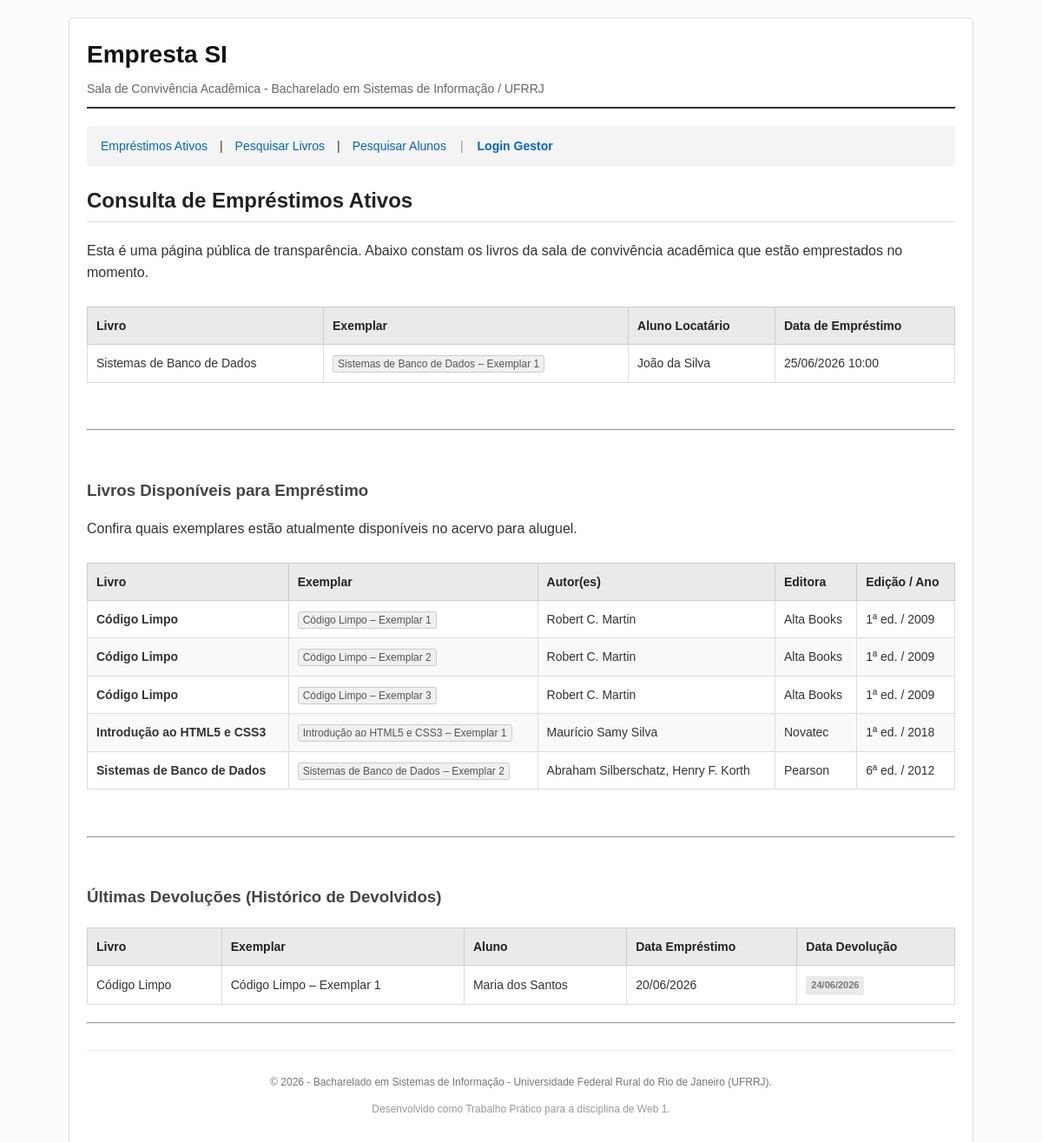
The page /public/index.php on the database its author committed.
### tables this page shows
CREATE TABLE IF NOT EXISTS `Locacao` (
    `id_locacao` INT AUTO_INCREMENT PRIMARY KEY,
    `id_aluno` INT NOT NULL,
    `id_livro` INT NOT NULL,
    `data_emprestimo` DATETIME DEFAULT CURRENT_TIMESTAMP NOT NULL,
    `data_devolucao` DATE DEFAULT NULL,  
    CONSTRAINT `fk_locacao_aluno` FOREIGN KEY (`id_aluno`) REFERENCES `Aluno` (`id`) ON DELETE RESTRICT,
    CONSTRAINT `fk_locacao_livro` FOREIGN KEY (`id_livro`) REFERENCES `Livro` (`id`) ON DELETE RESTRICT
);

CREATE TABLE IF NOT EXISTS `Livro` (
    `id` INT AUTO_INCREMENT PRIMARY KEY,
    `titulo` VARCHAR(255) NOT NULL,
    `autores` TEXT NOT NULL,
    `editora` VARCHAR(100) NOT NULL,
    `edicao` INT NOT NULL,
    `ano_publicacao` YEAR NOT NULL,
    `exemplar` VARCHAR(255) NOT NULL,
    `alugado` TINYINT DEFAULT 0  
);

CREATE TABLE IF NOT EXISTS `Aluno` (
    `id` INT AUTO_INCREMENT PRIMARY KEY,
    `nome` VARCHAR(255) NOT NULL,
    `usuario` VARCHAR(50) UNIQUE NOT NULL,
    `senha` VARCHAR(255) DEFAULT NULL,  
    `matricula` CHAR(11) UNIQUE NOT NULL,
    `usuario_discord` VARCHAR(100) DEFAULT NULL,
    `email` VARCHAR(100) UNIQUE NOT NULL,
    `celular` VARCHAR(20) DEFAULT NULL,
    `gestor` TINYINT DEFAULT 0  
);

### controllers/LocacaoController.php (called while the page is built, shortened)
<?php
class LocacaoController {
    private $locacaoModel;
    private $livroModel;
    public function __construct() {
        $this->locacaoModel = new Locacao();
        $this->livroModel = new Livro();
    }
    public function indexPublico() {
        $ativas = $this->locacaoModel->listarAtivas();
        $historico = $this->locacaoModel->listarHistorico();
        $devolvidos = array_filter($historico, function($loc) {
            return $loc['data_devolucao'] !== null;
        });
        $disponiveis = $this->livroModel->listarDisponiveis();
        require_once __DIR__ . '/../views/locacao/index_publico.php';
    }
}

### public/index.php (called while the page is built)
<?php
require_once __DIR__ . '/../config/config.php';
require_once __DIR__ . '/../config/Database.php';
$controller = new LocacaoController();
$controller->indexPublico();

### config/config.php (called while the page is built, shortened)
<?php
spl_autoload_register(function ($className) {
    $directories = [
        __DIR__ . '/../models/',
        __DIR__ . '/../controllers/',
        __DIR__ . '/'
    ];
    foreach ($directories as $directory) {
        $file = $directory . $className . '.php';
        if (file_exists($file)) {
            return;
        }
    }
});

### config/Database.php (called while the page is built, shortened)
<?php
class Database {
    private static $conexao = null;
    public static function getConnection() {
        if (self::$conexao === null) {
            try {
                $dsn = "mysql:host=" . DB_HOST . ";port=" . DB_PORT . ";dbname=" . DB_NAME . ";charset=" . DB_CHARSET;
                $options = [
                    PDO::ATTR_ERRMODE            => PDO::ERRMODE_EXCEPTION,
                    PDO::ATTR_DEFAULT_FETCH_MODE => PDO::FETCH_ASSOC,
                    PDO::ATTR_EMULATE_PREPARES   => false,
                ];
                self::$conexao = new PDO($dsn, DB_USER, DB_PASS, $options);
            } catch (PDOException $e) {
                die("Falha na conexão com o banco de dados: " . $e->getMessage());
            }
        }
        return self::$conexao;
    }
}

### models/Locacao.php (called while the page is built, shortened)
<?php
class Locacao {
    private $db;
    public function __construct() {
        $this->db = Database::getConnection();
    }
    public function listarAtivas() {
        $sql = "SELECT Loc.*, A.nome as nome_aluno, A.matricula as matricula_aluno, L.exemplar as nome_exemplar, L.titulo as titulo_livro
                FROM Locacao Loc
                JOIN Aluno A ON Loc.id_aluno = A.id
                JOIN Livro L ON Loc.id_livro = L.id
                WHERE Loc.data_devolucao IS NULL
                ORDER BY Loc.data_emprestimo DESC";
        $stmt = $this->db->prepare($sql);
        $stmt->execute();
        return $stmt->fetchAll();
    }
    public function listarHistorico() {
        $sql = "SELECT Loc.*, A.nome as nome_aluno, A.matricula as matricula_aluno, L.exemplar as nome_exemplar, L.titulo as titulo_livro
                FROM Locacao Loc
                JOIN Aluno A ON Loc.id_aluno = A.id
                JOIN Livro L ON Loc.id_livro = L.id
                ORDER BY Loc.data_emprestimo DESC";
        $stmt = $this->db->prepare($sql);
        $stmt->execute();
        return $stmt->fetchAll();
    }
}

### models/Livro.php (called while the page is built, shortened)
<?php
class Livro {
    private $db;
    public function __construct() {
        $this->db = Database::getConnection();
    }
    public function listarDisponiveis() {
        $sql = "SELECT * FROM Livro WHERE alugado = 0 ORDER BY titulo ASC, exemplar ASC";
        $stmt = $this->db->prepare($sql);
        $stmt->execute();
        return $stmt->fetchAll();
    }
}

### views/locacao/index_publico.php (the view, shortened to what this page needs)
<?php
require_once __DIR__ . '/../layout/header.php';
require_once __DIR__ . '/../layout/nav.php';
?>
<div class="content-box">
    <h2>Consulta de Empréstimos Ativos</h2>
    <p>Esta é uma página pública de transparência. Abaixo constam os livros da sala de convivência acadêmica que estão emprestados no momento.</p>
    <div class="table-responsive">
        <table class="basic-table">
            <thead>
                <tr>
                    <th>Livro</th>
                    <th>Exemplar</th>
                    <th>Aluno Locatário</th>
                    <th>Data de Empréstimo</th>
                </tr>
            </thead>
            <tbody>
                <?php if (empty($ativas)): ?>
                    <tr>
                        <td colspan="4" class="text-center">Todos os livros e exemplares do acervo estão disponíveis no momento!</td>
                    </tr>
                <?php else: ?>
                    <?php foreach ($ativas as $ativa): ?>
                        <tr>
                            <td><?php echo htmlspecialchars($ativa['titulo_livro']); ?></td>
                            <td><span class="badge-exemplar"><?php echo htmlspecialchars($ativa['nome_exemplar']); ?></span></td>
                            <td><?php echo htmlspecialchars($ativa['nome_aluno']); ?></td>
                            <td><?php echo date('d/m/Y H:i', strtotime($ativa['data_emprestimo'])); ?></td>
                        </tr>
                    <?php endforeach; ?>
                <?php endif; ?>
            </tbody>
        </table>
    </div>
    <br><hr class="section-separator"><br>
    <h3>Livros Disponíveis para Empréstimo</h3>
    <p class="section-help">Confira quais exemplares estão atualmente disponíveis no acervo para aluguel.</p>
    <div class="table-responsive">
        <table class="basic-table">
            <thead>
                <tr>
                    <th>Livro</th>
                    <th>Exemplar</th>
                    <th>Autor(es)</th>
                    <th>Editora</th>
                    <th>Edição / Ano</th>
                </tr>
            </thead>
            <tbody>
                <?php if (empty($disponiveis)): ?>
                    <tr>
                        <td colspan="5" class="text-center">Infelizmente, todos os exemplares estão emprestados no momento!</td>
                    </tr>
                <?php else: ?>
                    <?php foreach ($disponiveis as $disp): ?>
                        <tr>
                            <td><strong><?php echo htmlspecialchars($disp['titulo']); ?></strong></td>
                            <td><span class="badge-exemplar"><?php echo htmlspecialchars($disp['exemplar']); ?></span></td>
                            <td><?php echo htmlspecialchars($disp['autores']); ?></td>
                            <td><?php echo htmlspecialchars($disp['editora']); ?></td>
                            <td><?php echo htmlspecialchars($disp['edicao']); ?>ª ed. / <?php echo htmlspecialchars($disp['ano_publicacao']); ?></td>
                        </tr>
                    <?php endforeach; ?>
                <?php endif; ?>
            </tbody>
        </table>
    </div>
    <?php if (!empty($devolvidos)): ?>
        <br><hr class="section-separator"><br>
        <h3>Últimas Devoluções (Histórico de Devolvidos)</h3>
        <div class="table-responsive">
            <table class="basic-table table-history-public">
                <thead>
                    <tr>
                        <th>Livro</th>
                        <th>Exemplar</th>
                        <th>Aluno</th>
                        <th>Data Empréstimo</th>
                        <th>Data Devolução</th>
                    </tr>
                </thead>
                <tbody>
                    <?php foreach (array_slice($devolvidos, 0, 5) as $h): ?>
                        <tr>
                            <td><?php echo htmlspecialchars($h['titulo_livro']); ?></td>
                            <td><?php echo htmlspecialchars($h['nome_exemplar']); ?></td>
                            <td><?php echo htmlspecialchars($h['nome_aluno']); ?></td>
                            <td><?php echo date('d/m/Y', strtotime($h['data_emprestimo'])); ?></td>
                            <td><span class="status-tag devolvido"><?php echo date('d/m/Y', strtotime($h['data_devolucao'])); ?></span></td>
                        </tr>
                    <?php endforeach; ?>
                </tbody>
            </table>
        </div>
    <?php endif; ?>
</div>
<?php
require_once __DIR__ . '/../layout/footer.php';
?>

### views/layout/header.php (shortened to what this page needs)
<!DOCTYPE html>
<html lang="pt-BR">
<head>
    <link rel="stylesheet" href="assets/css/style.css">
</head>
<body>
    <div class="wrapper">
        <header class="main-header">
            <h1 class="logo-title">Empresta SI</h1>
            <p class="logo-subtitle">Sala de Convivência Acadêmica - Bacharelado em Sistemas de Informação / UFRRJ</p>
        </header>

### views/layout/nav.php (shortened to what this page needs)
<nav class="main-nav">
    <div class="nav-container">
        <a class="nav-link" href="index.php">Empréstimos Ativos</a> |
        <a class="nav-link" href="livro.php?acao=buscar">Pesquisar Livros</a> |
        <a class="nav-link" href="aluno.php?acao=buscar">Pesquisar Alunos</a>
        <?php
        if (isset($_SESSION['gestor_logged']) && $_SESSION['gestor_logged'] === true):
        ?>
            <span class="nav-divider">||</span>
            <span class="admin-label">Gestão:</span>
            <a class="nav-link admin-link" href="aluno.php?acao=listar">Alunos</a> |
            <a class="nav-link admin-link" href="livro.php?acao=listar">Livros</a> |
            <a class="nav-link admin-link" href="locacao.php?acao=listar">Empréstimos</a> |
            <a class="nav-link admin-link" href="locacao.php?acao=emprestar">Novo Empréstimo</a> |
            <a class="nav-link admin-link" href="locacao.php?acao=devolver">Devoluções</a> |
            <a class="nav-link logout-link" href="login.php?acao=logout">Sair (<strong><?php echo htmlspecialchars($_SESSION['gestor_usuario']); ?></strong>)</a>
        <?php else: ?>
            <span class="nav-divider">|</span>
            <a class="nav-link login-link" href="login.php">Login Gestor</a>
        <?php endif; ?>
    </div>
</nav>
<main class="main-content">

### views/layout/footer.php (shortened to what this page needs)
</main>
        <hr class="footer-separator">
        <footer class="main-footer">
            <p>&copy; <?php echo date('Y'); ?> - Bacharelado em Sistemas de Informação - Universidade Federal Rural do Rio de Janeiro (UFRRJ).</p>
            <p class="footer-note">Desenvolvido como Trabalho Prático para a disciplina de Web 1.</p>
        </footer>
    </div>
</body>
</html>

### public/assets/css/style.css (style rules this page uses)
body { font-family: Arial, Helvetica, sans-serif; line-height: 1.6; color: #333; background-color: #fcfcfc; margin: 0; padding: 0; }
.wrapper { max-width: 1000px; margin: 20px auto; padding: 20px; background-color: #ffffff; border: 1px solid #e0e0e0; border-radius: 4px; box-shadow: 0 1px 3px rgba(0,0,0,0.05); }
.main-header { border-bottom: 2px solid #333; padding-bottom: 10px; margin-bottom: 20px; }
.logo-title { margin: 0; font-size: 28px; color: #111; }
.logo-subtitle { margin: 5px 0 0 0; font-size: 14px; color: #666; }
.main-nav { background-color: #f4f4f4; padding: 10px; border-radius: 4px; margin-bottom: 20px; font-size: 14px; }
.nav-container { display: flex; flex-wrap: wrap; align-items: center; gap: 8px; }
.nav-link { color: #0066cc; text-decoration: none; padding: 2px 6px; }
.nav-divider { color: #999; margin: 0 2px; }
.login-link { font-weight: bold; }
.main-content { min-height: 400px; }
h2 { color: #222; border-bottom: 1px solid #ddd; padding-bottom: 5px; margin-top: 0; }
h3 { color: #444; margin-top: 20px; margin-bottom: 10px; }
.table-responsive { overflow-x: auto; margin-bottom: 20px; }
.basic-table { width: 100%; border-collapse: collapse; margin-top: 10px; font-size: 14px; text-align: left; }
.basic-table th { background-color: #eaeaea; color: #222; padding: 10px; border: 1px solid #cccccc; font-weight: bold; }
.basic-table td { padding: 10px; border: 1px solid #dddddd; }
.basic-table tr:nth-child(even) { background-color: #f9f9f9; }
.badge-exemplar { background-color: #f0f0f0; border: 1px solid #ccc; padding: 2px 5px; border-radius: 3px; font-size: 12px; color: #555; }
.status-tag { display: inline-block; padding: 2px 6px; font-size: 11px; font-weight: bold; border-radius: 3px; text-transform: uppercase; }
.status-tag.devolvido { background-color: #eaeaea; color: #777777; text-transform: none; }
.main-footer { border-top: 1px solid #eee; padding-top: 15px; margin-top: 30px; font-size: 12px; color: #777; text-align: center; }
.footer-note { margin-top: 5px; color: #999; }

### rows shown on the page
locacao: id_livro.titulo "Sistemas de Banco de Dados", id_livro.exemplar "Sistemas de Banco de Dados – Exemplar 1", id_aluno.nome "João da Silva", data_emprestimo "25/06/2026 10:00"
livro: titulo "Código Limpo", exemplar "Código Limpo – Exemplar 1", autores "Robert C. Martin", editora "Alta Books", edicao "1", ano_publicacao "2009"
livro: titulo "Código Limpo", exemplar "Código Limpo – Exemplar 2", autores "Robert C. Martin", editora "Alta Books", edicao "1", ano_publicacao "2009"
livro: titulo "Código Limpo", exemplar "Código Limpo – Exemplar 3", autores "Robert C. Martin", editora "Alta Books", edicao "1", ano_publicacao "2009"
livro: titulo "Introdução ao HTML5 e CSS3", exemplar "Introdução ao HTML5 e CSS3 – Exemplar 1", autores "Maurício Samy Silva", editora "Novatec", edicao "1", ano_publicacao "2018"
livro: titulo "Sistemas de Banco de Dados", exemplar "Sistemas de Banco de Dados – Exemplar 2", autores "Abraham Silberschatz, Henry F. Korth", editora "Pearson", edicao "6", ano_publicacao "2012"
locacao: id_livro.titulo "Código Limpo", id_livro.exemplar "Código Limpo – Exemplar 1", id_aluno.nome "Maria dos Santos", data_emprestimo "20/06/2026", data_devolucao "24/06/2026"
